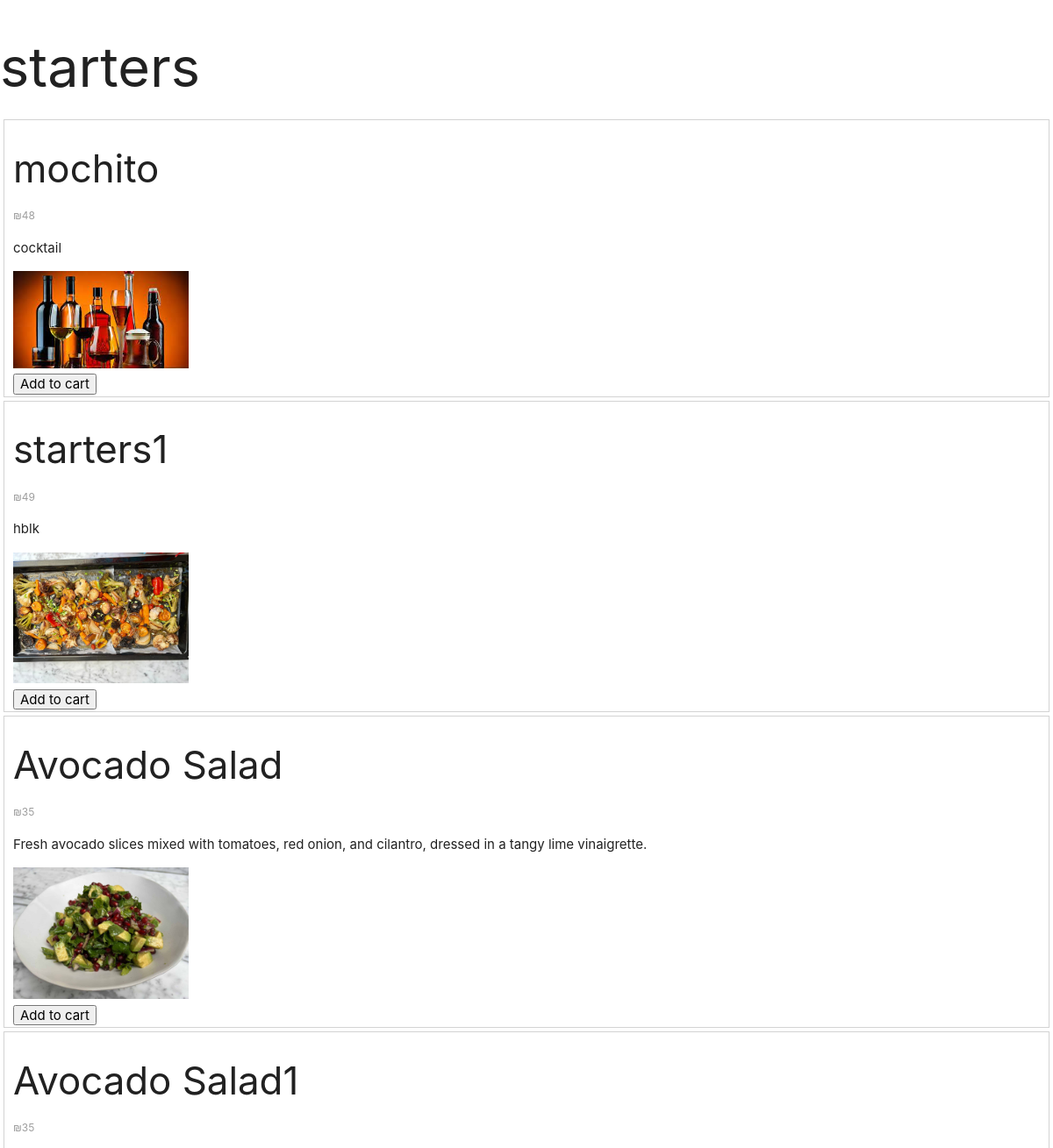
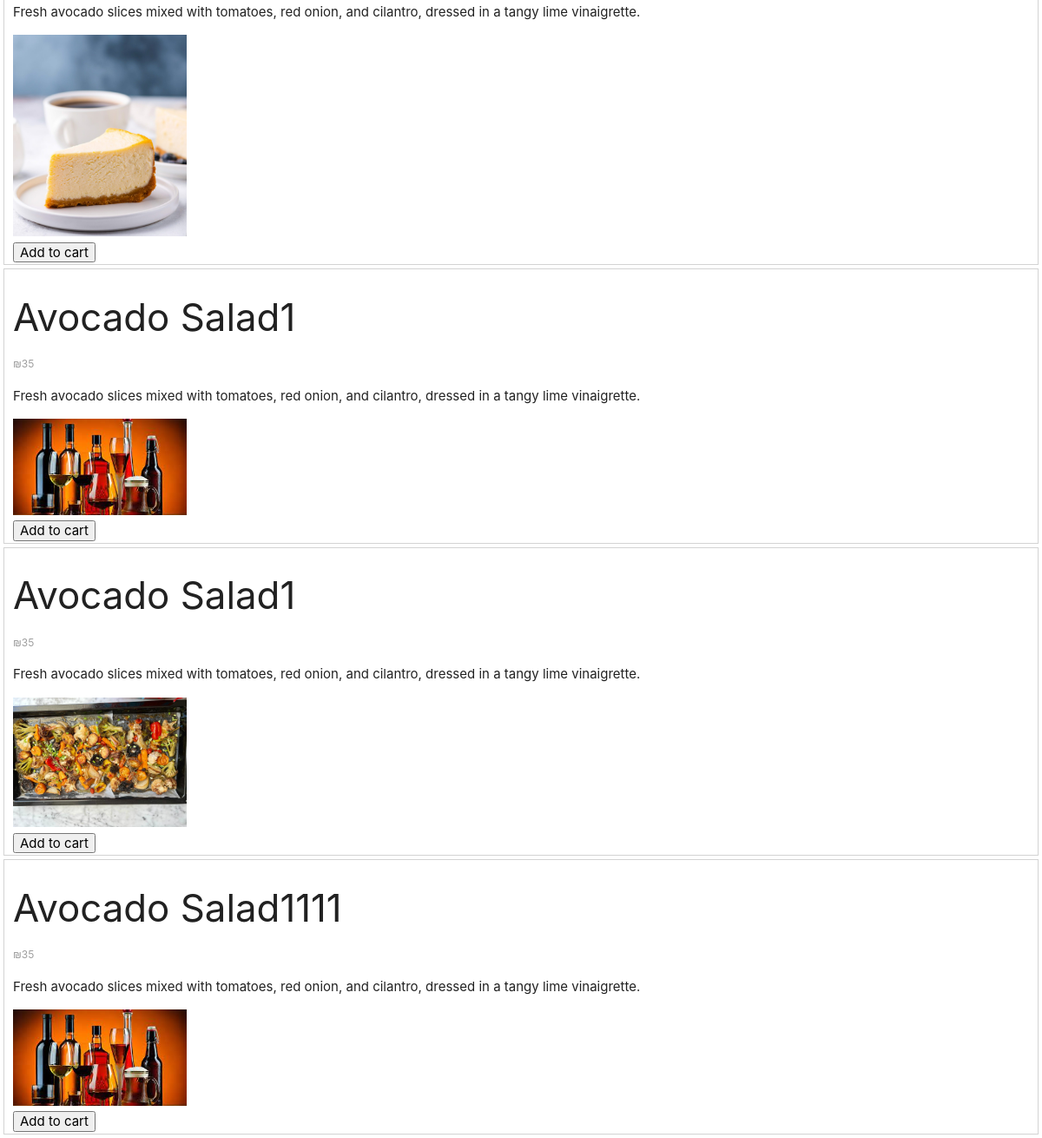
Before: /menu/show-dishes/1/ (signed in) with the older database file (2 pictures, top to bottom).
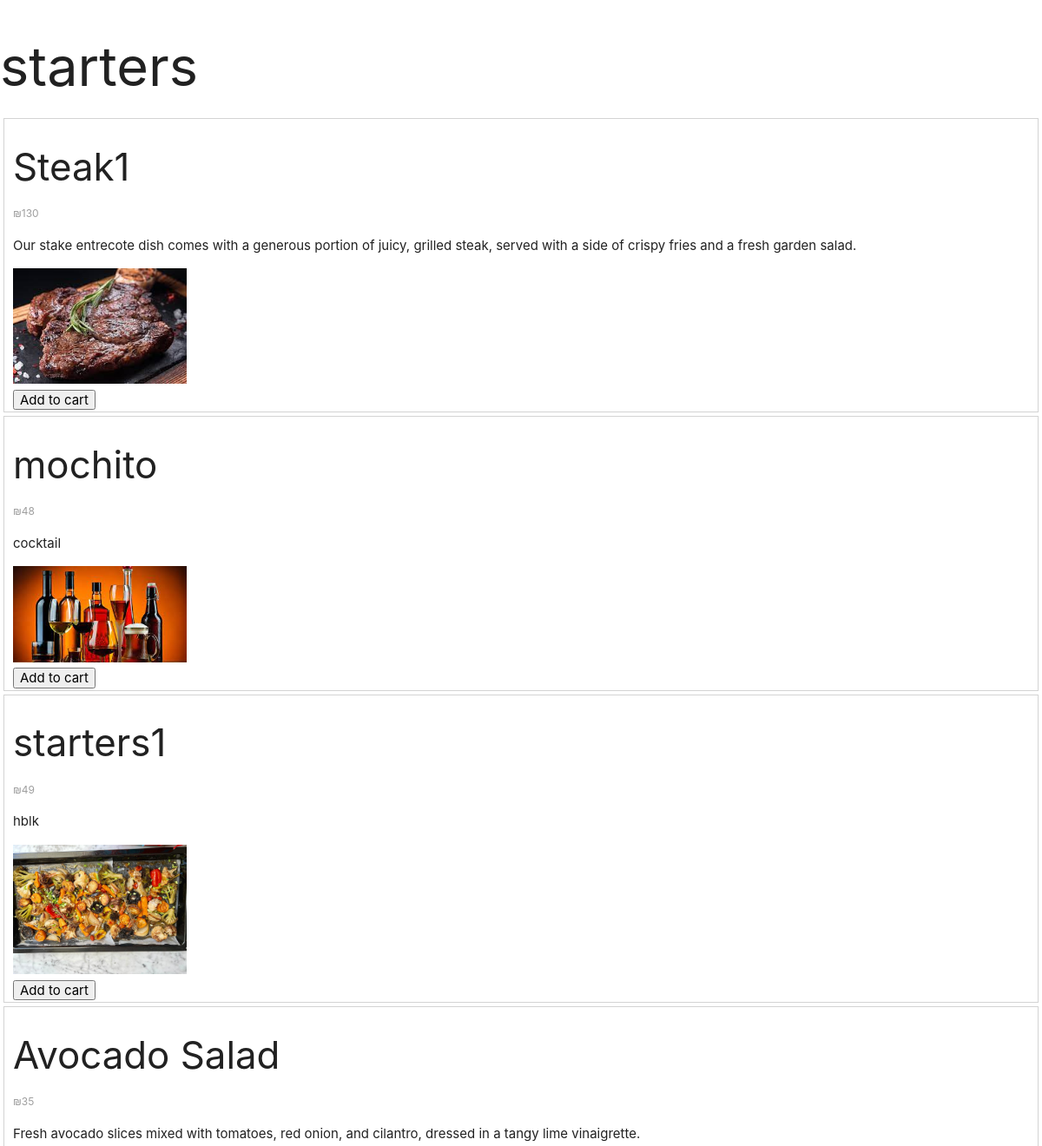
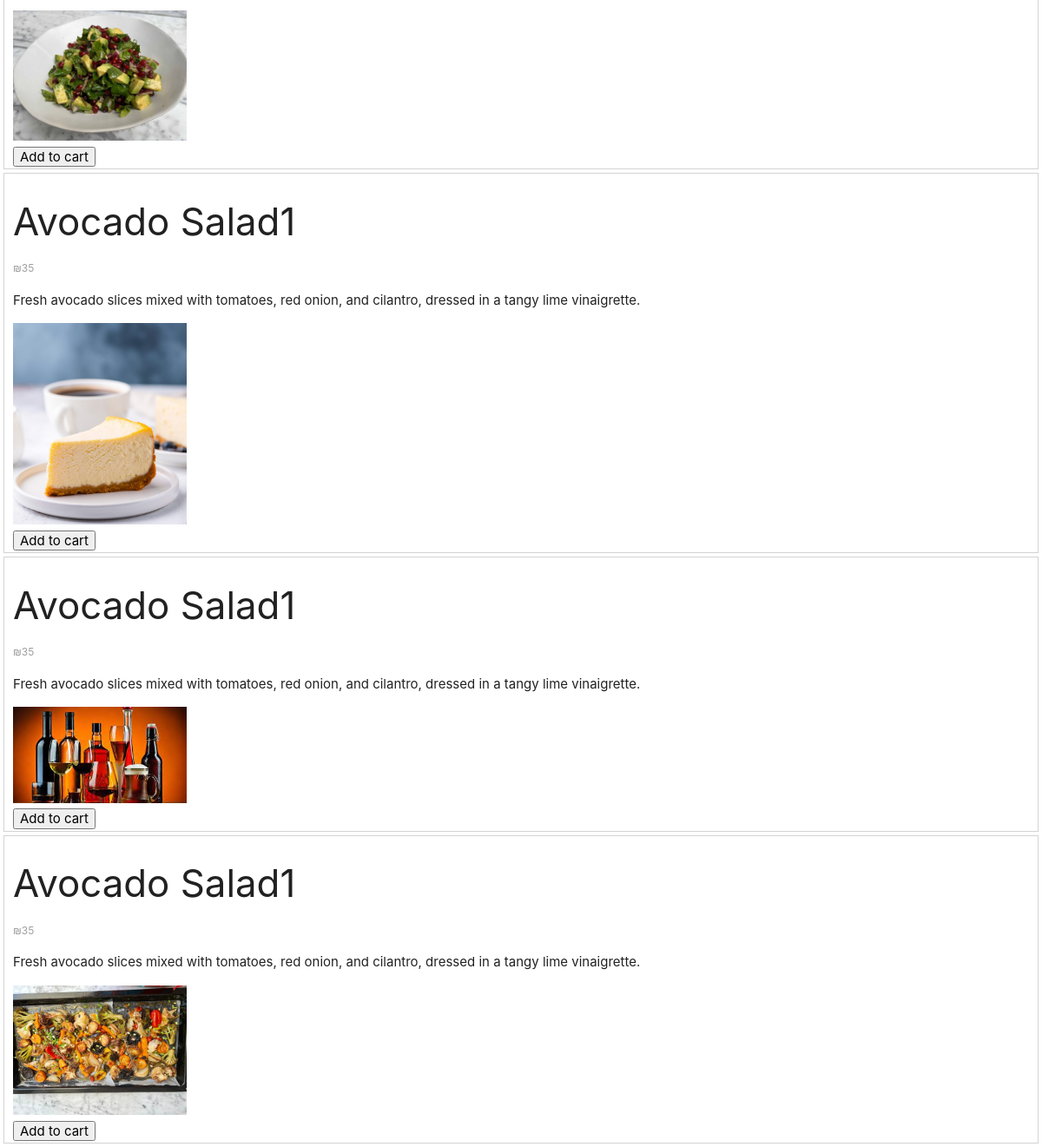
After: the same page with the newer database file (2 pictures, top to bottom).
### food_ordering_guest/models.py (models this page shows)
class Dish(models.Model):
  name = models.CharField(max_length=30)
  price = models.IntegerField(validators=[MaxValueValidator(999999999999999)])
  description = models.CharField(max_length=500)
  image = models.ImageField(upload_to='media/')
  is_gluten_free = models.BooleanField(auto_created=False)
  is_vageterian = models.BooleanField(auto_created=False)
  category = models.ForeignKey(Category, on_delete=models.CASCADE)

### food_ordering_guest/views.py (the view)
# urls.py: path('menu/show-dishes/<int:id>/',views.show_dishes,name="show-dishes"),
@login_required(login_url='login')
def show_dishes(request, id):
  category = Category.objects.get(id=id)
  dishes = Dish.objects.all()
  numbers = []
  for num in range(1,10):
    numbers.append(num)
  return render(request, 'show_dishes.html', {'category': category, "dishes":dishes, "numbers":numbers})

### food_ordering_guest/templates/show_dishes.html (shortened to what this page needs)
{% extends 'layout.html' %}
{% load static %}
{% block content %}
  <h1> {{category.name}} </h1>
  {% for dish in dishes %}
    {% if dish.category == category %}
      <div style="margin: 4px; border:1px solid lightgray; padding: 2px 10px; ">
        <h3>{{ dish.name }}</h3>
        <label>₪{{ dish.price }}</label>
        <p> {{ dish.description }} </p>
        <img src="{% static dish.image %}" style="max-width:200px;">
        <br/>
        <form action="{% url 'add-dish-to-cart' %}" method="POST">
          <button type="submit">Add to cart</button>
        </form>
      </div>
    {% endif %}
  {% endfor %}
{% endblock %}

Changed rows visible on the page:
removed Dish: name "Avocado Salad1111", price "35", description "Fresh avocado slices mixed with tomatoes, red onion, and cilantro, dressed in a tangy lime vinaigrette.", image (picture)
now on this page (row edited): Dish: name "Steak1", price "130", description "Our stake entrecote dish comes with a generous portion of juicy, grilled steak, served with a side of crispy fries and a fresh garden salad.", image (picture)
